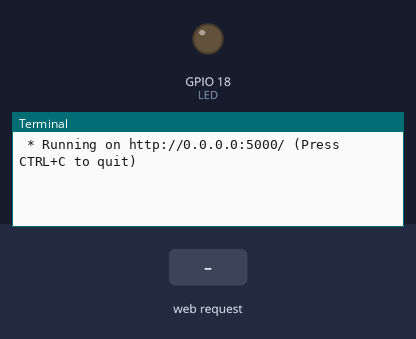
A program run on a simulated Raspberry Pi (BCM pin numbers). Shown: output pins drawn as LEDs (lit = HIGH), the last lines printed to the terminal. The inputs (shaded band) are chosen by the test bench. The clock reads 2024-03-15 10:24:30 at power-on unless the program sets it.

Above: at 1.2 s.
1.3 s: HTTP request for / received
At 2.1 s:
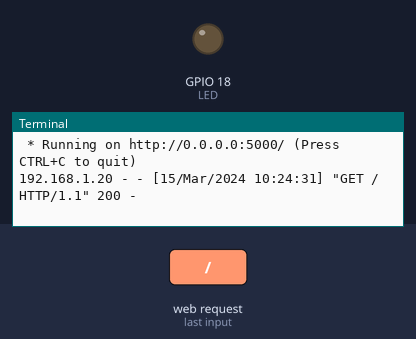
2.8 s: HTTP request for /led received
At 3.4 s:
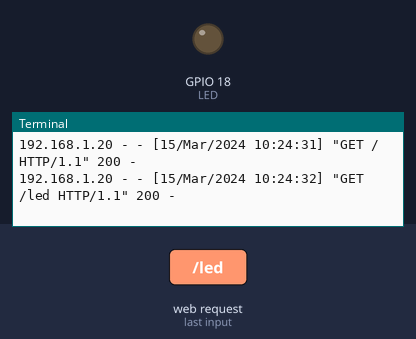
4.3 s: HTTP request for /led/on received
At 5.5 s:
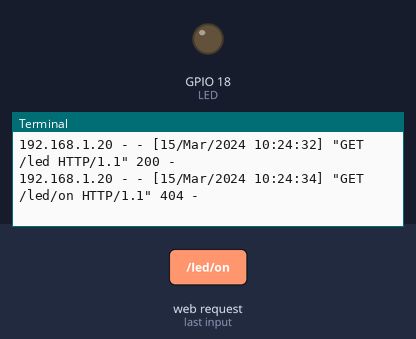

The program:

led_flask.py
```python
# led_flask.py
import RPi.GPIO as GPIO
from flask import Flask,render_template,Response

app = Flask(__name__)

LED = 18
GPIO.setmode(GPIO.BCM)
GPIO.setup(LED,GPIO.OUT)

@app.route('/') # Decorator

def hello():
    return '<font size=10> HELLO, LED! </font>'

@app.route('/led')
def ledbutton():
    return render_template('index.html')

'''
@app.route('/led/on')
def led_on():
    GPIO.output(LED,GPIO.HIGH)
    return '<font size=10> LED{} ON! </font>'.format(LED)

@app.route('/led/off')
def led_off():
    GPIO.output(LED,GPIO.LOW)
    return '<font size=10> LED{} OFF! </font>'.format(LED)
'''
if __name__ == '__main__':
    app.run(host='0.0.0.0')
```

Measured:
- after the input at 1.3 s, the terminal: prints a new line at once (image 1)
- after the input at 2.8 s, the terminal: prints a new line at once (image 2)
- after the input at 4.3 s, the terminal: prints a new line at once (image 3)
